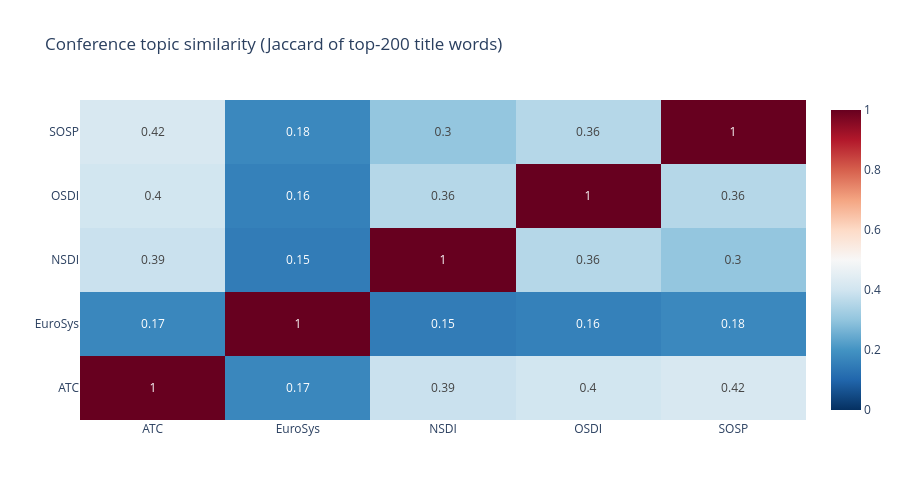

Source (notebook cell):
### Markdown cell above
## 6 · Conference topic-overlap

### Code cell
sim = conference_similarity(editions)
confs = sim.index.tolist()

fig = go.Figure(go.Heatmap(
    z=sim.values,
    x=confs,
    y=confs,
    colorscale="RdBu",
    reversescale=True,
    zmin=0, zmax=1,
    text=np.round(sim.values, 2),
    texttemplate="%{text}",
    hovertemplate="%{y} vs %{x}: %{z:.3f}<extra></extra>",
))
fig.update_layout(
    title="Conference topic similarity (Jaccard of top-200 title words)",
    height=500,
)
fig.show()

### Figure 1 — Plotly figure (JSON) as saved in the notebook; plotly's stock layout.template omitted (floating-point values rounded to 4 significant figures)
{"data": [{"colorscale": [[0, "rgb(103,0,31)"], [0.1, "rgb(178,24,43)"], [0.2, "rgb(214,96,77)"], [0.3, "rgb(244,165,130)"], [0.4, "rgb(253,219,199)"], [0.5, "rgb(247,247,247)"], [0.6, "rgb(209,229,240)"], [0.7, "rgb(146,197,222)"], [0.8, "rgb(67,147,195)"], [0.9, "rgb(33,102,172)"], [1, "rgb(5,48,97)"]], "hovertemplate": "%{y} vs %{x}: %{z:.3f}<extra></extra>", "reversescale": true, "text": [[1.0, 0.17, 0.39, 0.4, 0.42], [0.17, 1.0, 0.15, 0.16, 0.18], [0.39, 0.15, 1.0, 0.36, 0.3], [0.4, 0.16, 0.36, 1.0, 0.36], [0.42, 0.18, 0.3, 0.36, 1.0]], "texttemplate": "%{text}", "type": "heatmap", "x": ["ATC", "EuroSys", "NSDI", "OSDI", "SOSP"], "y": ["ATC", "EuroSys", "NSDI", "OSDI", "SOSP"], "z": [[1.0, 0.173, 0.3889, 0.4035, 0.4184], [0.173, 1.0, 0.1494, 0.1594, 0.1765], [0.3889, 0.1494, 1.0, 0.3559, 0.3029], [0.4035, 0.1594, 0.3559, 1.0, 0.3559], [0.4184, 0.1765, 0.3029, 0.3559, 1.0]], "zmax": 1, "zmin": 0}], "layout": {"height": 500, "title": {"text": "Conference topic similarity (Jaccard of top-200 title words)"}}}
